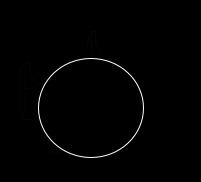
%> input picture skelmetric/test7.png, 201 x 182 px
$ octave skelmetric_test.m   (GNU Octave 9; MATLAB toolbox functions it lacks are replaced by stand-ins)
%> lines starting %> are read from the running program, lines starting %| are printed output that depends on the picture; in (x1, y1, x2, y2) boxes, pixels count from 0 and x2, y2 are one past the last pixel; in counts of white or black regions, pixels touching at a corner belong together; the program's own positions count from 1
### skelmetric/skelmetric.m
function [im_enconn, peakNum] = skelmetric(im)
% Performs skelmetric transform on binary image of single region.
%
% Region is skeletonized and branchpoints and endpoints are identified.
% Branchpoints are dilated and removed from skeleton, leaving connections.
% branch-branch connections are removed, leaving only branch-endpoint
% connections.
%
% Resulting image is used to determine how many 'arms' an irregular polygon
% has, which are counted as long branch-endpoint connections (relative to
% the total skeleton length), given as peakNum.
%
% Function will accept binary image of single region and return skelmetric
% binary image of br-en connections, as well as how many 'arms' the polygon
% has.
%
% INPUTS:
%   im - binary image of a region
%
% OUTPUTS:
%   im_enconn - binary image of skeletal br-en connections
%   peakNum - number of 'arms' the polygon has
%
%
% Blake Cook 2017-12-27
% ------------------------

%get region data
regions = regionprops(im);
%if there is more than one region, select region with largest area
if length(regions)>1
    disp('More than one region detected, selection largest connected component');
    im_label = labelmatrix(bwconncomp(im));

    regions_cell = struct2cell(regions);
    areas = cell2mat(regions_cell(1,:));
    area_index = find(areas == max(areas));

    im = ismember(im_label, area_index) > 0;
    regions = regionprops(im);
end

%determine how round the object is
shapeArea = regions.Area;
regions_boundary = regionprops(bwperim(im));
shapePerimeter = regions_boundary.Area;
metric = 4*pi*shapeArea/shapePerimeter^2; %=1 iff shape is a circle

%if the object is round, return msg and original image
%otherwise proceed with skeletonization
roundThreshold = 0.9;
if metric > roundThreshold

    disp(['shape is approximately round, metric = ' num2str(metric)]);
    im_enconn = im;
    peakNum = 0;

else

    %find skeleton
    im_sm = bwmorph(im,'thin',Inf);

%     %--debug--
%     subplot(2,2,2)
%     imshow(im_sm, [], 'InitialMagnification', 'fit');
%     title('skel');

    %find and dialte branchpoints
    im_br = bwmorph(im_sm,'branchpoints');
    dilationFactor = 2;
    SE = strel('disk',dilationFactor);
    im_br = imdilate(im_br, SE);
    %remove from skeleton to get all skeletal connections
    im_skelconn = logical(im_sm .* (1-im_br));

%     %--debug--
%     subplot(2,2,3)
%     imshow(im_skelconn, [], 'InitialMagnification', 'fit');
%     title('skel no nodes');

    %find endpoints of skeleton
    im_en = bwmorph(im_sm,'endpoints');

    %invert nodeless skel, get br-br conn..
    im_tmp = logical(1-im_skelconn);
    %fill in br-en connections and invert to get br-br connections
    [i,j] = find(im_en);
    im_tmp = imfill(im_tmp, [i j], 8);
    im_brconn = logical(1-im_tmp);
    %subtract from all connections to obtain br-en connections
    im_enconn = logical(im_skelconn - im_brconn);

%     %--debug--
%     subplot(2,2,4);
%     imshow(im_enconn, [], 'InitialMagnification', 'fit');

    %look at length of each br-en connection and count longer connections
    %(relative to the total skeleton length)
    regions_enconn = regionprops(im_enconn);
    peakNum = 0;
    skelLength = cell2mat(struct2cell(regionprops(im_sm,'Area')));
    peakThreshold = 0.07;
    for k = 1:length(regions_enconn)
        area_en = regions_enconn(k).Area;
        if area_en/skelLength > peakThreshold
            peakNum = peakNum + 1;
        end
    end

    %if shape is a line, count as two arms
    if peakNum == 1, peakNum = 2; end

%     %--debug--
%     title(['shape input has ' num2str(peakNum) ' arms'])

end

end

### skelmetric/skelmetric_test.m
%load test image
im = im2bw(imread('test7.png'));
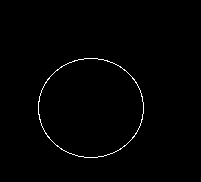
%> im: size 182x201 logical; 0.86% white in thin lines or dots, all inside (x1, y1, x2, y2) = (38, 58, 144, 158)
im = imfill(im, 'holes');
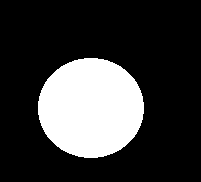
%> im: size 182x201 logical; 22.7% white; 1 white region

%show binary image
figure(1);
set(gcf, 'Position', get(0,'Screensize'));
subplot(1,2,1)
imshow(im, [], 'InitialMagnification', 'fit');
title('Original binary image')

%test function
[im_enconn, peakNum] = skelmetric(im);
%> in skelmetric, `regions = regionprops(im);`: regions = 1 region; box (x1, y1, x2, y2), Area and Centroid: (38, 58, 144, 158) 8320 [91.5 108.5]
%> in skelmetric, `shapeArea = regions.Area;`: shapeArea = 8320
%> in skelmetric, `regions_boundary = regionprops(bwperim(im));`: regions_boundary = 1 region; box (x1, y1, x2, y2), Area and Centroid: (38, 58, 144, 158) 288 [91.5 108.5]
%> in skelmetric, `shapePerimeter = regions_boundary.Area;`: shapePerimeter = 288
%> in skelmetric, `metric = 4*pi*shapeArea/shapePerimeter^2;`: metric = 1.26
%| shape is approximately round, metric = 1.2605
%> peakNum = 0

subplot(1,2,2)
imshow(im_enconn, [], 'InitialMagnification', 'fit');
title(['end-branch connections, ' num2str(peakNum) ' arms']);
